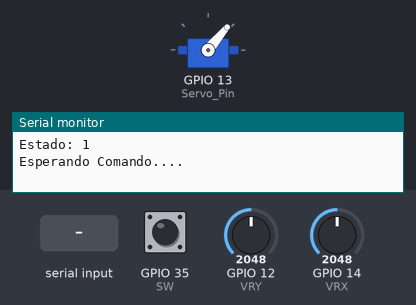
Recording of a sketch running on a simulated ESP32. Shown: servo, the last lines printed to the serial monitor. Inputs (shaded band) come from the test bench; at power-on: GPIO 35 (SW) HIGH, GPIO 12 (VRY) = 2048, GPIO 14 (VRX) = 2048.

Above: at 1.2 s.
1.3 s: GPIO 35 (SW) pulled LOW for 0.15 s
2.9 s: "MANUAL" received over Serial
At 5.1 s:
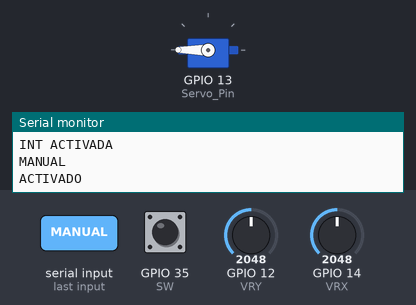
5.9 s: "ATRAS" received over Serial
8.4 s: "1" received over Serial
Timing chart, 0 to 11.4 s (numbered marks = the images above; inputs shaded):
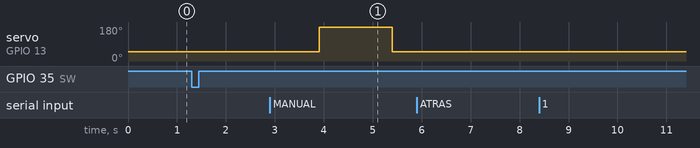

Measured:
- after the input at 2.9 s, servo on GPIO 13 (Servo_Pin): 50° → 180° after 1.0 s, → 50° 1.5 s later

The sketch:

Prueba_Interrupcion.ino
```cpp
#include <Servo.h>
#include "Arduino.h"

Servo AXE;
int Servo_Pin = 13;
int SW = 35;
bool Interrupcion = HIGH;
int SEL = 0;

unsigned long time_1;
int VRX = 14;        //PIN JOYSTICK X
int VRY = 12;        //PIN JOYSTICK Y
int posicion_X = 0;  //VARIABLE CON POSICION X
int posicion_Y = 0;  //VARIABLE CON POSICION Y
String instruccion;  //


void Accionar_Axe() {
  Interrupcion = !Interrupcion;
  Serial.println("INT ACTIVADA");
}

void setup() {
  // put your setup code here, to run once:
  pinMode(Servo_Pin, OUTPUT);
  AXE.attach(Servo_Pin);
  pinMode(SW, INPUT);
  Serial.begin(9600);
  AXE.write(50);
  attachInterrupt(digitalPinToInterrupt(SW), Accionar_Axe, FALLING);
  pinMode(VRX, INPUT);
  pinMode(VRY, INPUT);
}

void Mover_Motores_Manual(int posX, int posY) {
  if (posX > 1800 and posX < 1850) {  //EJE X EN CERO
    if (posY > 4090) {
      Serial.println("DERECHA");
    } else if (posY < 10) {
      Serial.println("IZQUIERDA");
    } else {
      return;
    }
  }
  if (posY > 1900 and posY < 1950) {  //EJE Y EN CERO
    if (posX > 4090) {
      Serial.println("ATRAS");
    } else if (posX < 10) {
      Serial.println("DELANTE");
    } else {
      return;
    }
  }
}

void Mover_Axe_Manual(bool Encender) {
  if (Encender == 0){
    AXE.write(180);
    Serial.println("ACTIVADO");
    delay(1500);
    AXE.write(50);
    Serial.println("DESACTIVADO");
    Interrupcion = HIGH;
  }
}

void loop() {
  // put your main code here, to run repeatedly:
  Serial.print("Estado: ");
  Serial.println(Interrupcion);
  Serial.println("Esperando Comando.... ");
  while (Serial.available() == 0) {}
  instruccion = Serial.readString();
  instruccion.trim();
  Serial.println(instruccion);
  if (instruccion.equalsIgnoreCase("MANUAL")) {
    SEL = 1;
    while (SEL) {
      while (Serial.available() == 0) {
        posicion_X = analogRead(VRX);
        posicion_Y = analogRead(VRY);
        //Activar_Servo = digitalRead(SW);
        Mover_Motores_Manual(posicion_X, posicion_Y);
        Mover_Axe_Manual(Interrupcion);
      }
      instruccion = Serial.readString();
      instruccion.trim();
      Serial.println(instruccion);
      if (instruccion.equalsIgnoreCase("ATRAS")) {
        SEL = 0;
        break;
      }
    }
  }
}
```
